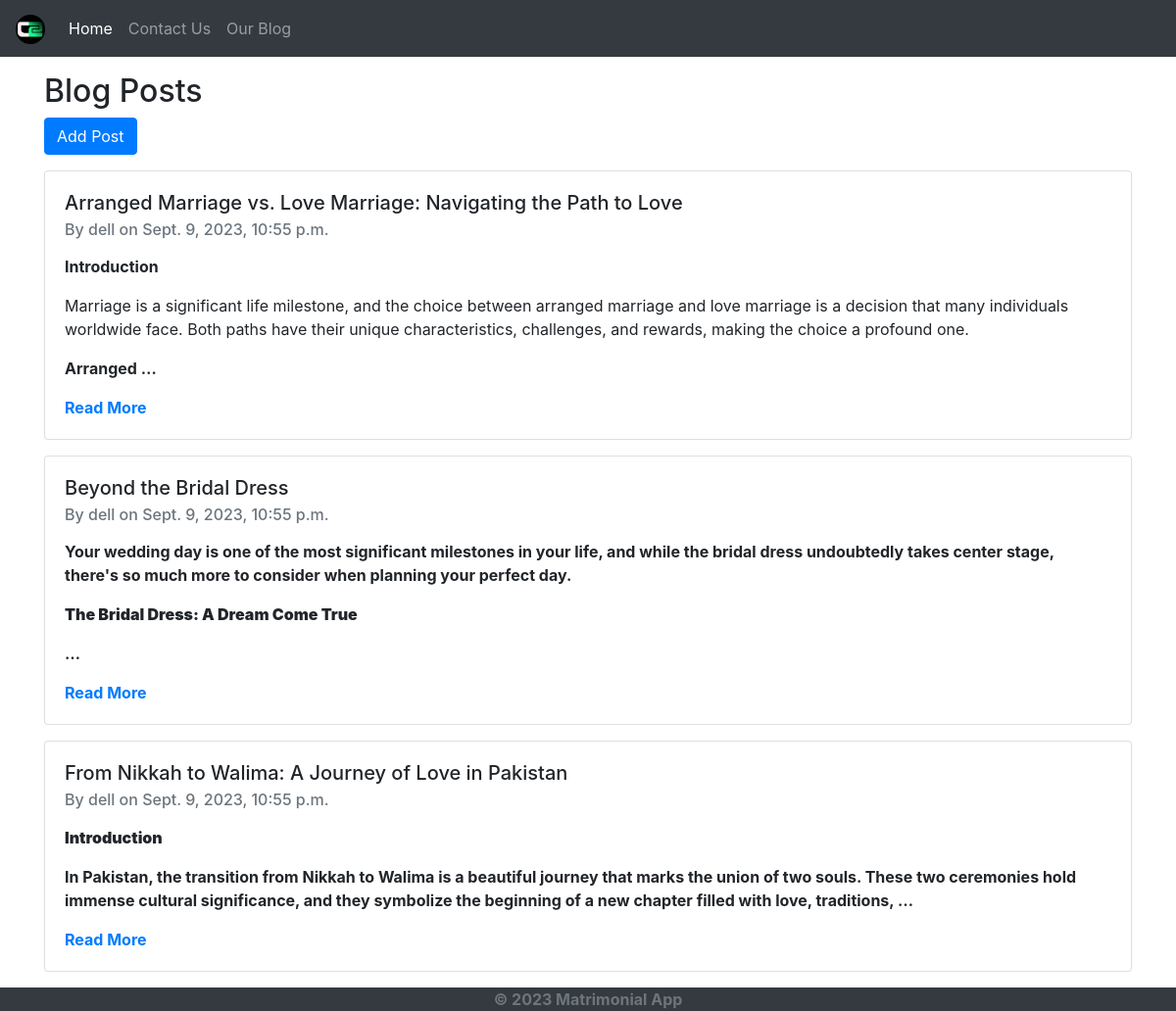
Page /blog on the committed database.
### blog/models.py (models this page shows, shortened)
class Post(models.Model):
    author = models.ForeignKey(settings.AUTH_USER_MODEL, on_delete=models.CASCADE)
    title = models.CharField(max_length=200)
    text = models.TextField()
    created_date = models.DateTimeField(default=timezone.now)
    published_date = models.DateTimeField(blank=True, null=True)

### accounts/models.py (models this page shows)
class CustomUser(AbstractUser):
    GENDER_CHOICES = [
        ('M', 'Male'),
        ('F', 'Female'),
    ]
    gender = models.CharField(max_length=1, choices=GENDER_CHOICES)
    is_email_verified = models.BooleanField(default=False)
    email_verification_token = models.CharField(max_length=200, blank=True, null=True)

### blog/views.py (the view)
# urls.py: path('', views.post_list, name='post_list'),
def post_list(request):
    posts = Post.objects.filter(published_date__lte=timezone.now()).order_by('-published_date')
    for post in posts:
        post.text = md.markdown(post.text)
    return render(request, 'blog/post_list.html', {'posts': posts})

### blog/templates/blog/post_list.html
{% extends "base.html" %}
{% block content %}
<h2>Blog Posts</h2>
<a href="{% url 'blog:post_new' %}"><button class="btn btn-primary">Add Post</button></a>
{% for post in posts %}
    <div class="card mt-3">
        <div class="card-body">
            <h5 class="card-title">{{ post.title }}</h5>
            <h6 class="card-subtitle mb-2 text-muted">By {{ post.author.username }} on {{ post.published_date }}</h6>
            <p class="card-text">{{ post.text|truncatewords:40|safe }}</p>
            <a href="{% url 'blog:post_detail' post.pk %}" class="card-link">Read More</a>
        </div>
    </div>
{% endfor %}
{% endblock %}

### rows in the picture
Post: title "Arranged Marriage vs. Love Marriage: Navigating the Path to Love", author.username "dell", published_date "Sept. 9, 2023, 10:55 p.m.", text "Introduction Marriage is a significant life milestone, and the choice between arranged marriage and love marriage is a decision that many individuals worldwide face. Both paths have their unique characteristics, challenges, and rewards, making the choice a profound one. Arranged …"
Post: title "Beyond the Bridal Dress", author.username "dell", published_date "Sept. 9, 2023, 10:55 p.m.", text "Your wedding day is one of the most significant milestones in your life, and while the bridal dress undoubtedly takes center stage, there's so much more to consider when planning your perfect day. The Bridal Dress: A Dream Come True …"
Post: title "From Nikkah to Walima: A Journey of Love in Pakistan", author.username "dell", published_date "Sept. 9, 2023, 10:55 p.m.", text "Introduction In Pakistan, the transition from Nikkah to Walima is a beautiful journey that marks the union of two souls. These two ceremonies hold immense cultural significance, and they symbolize the beginning of a new chapter filled with love, traditions, …"
